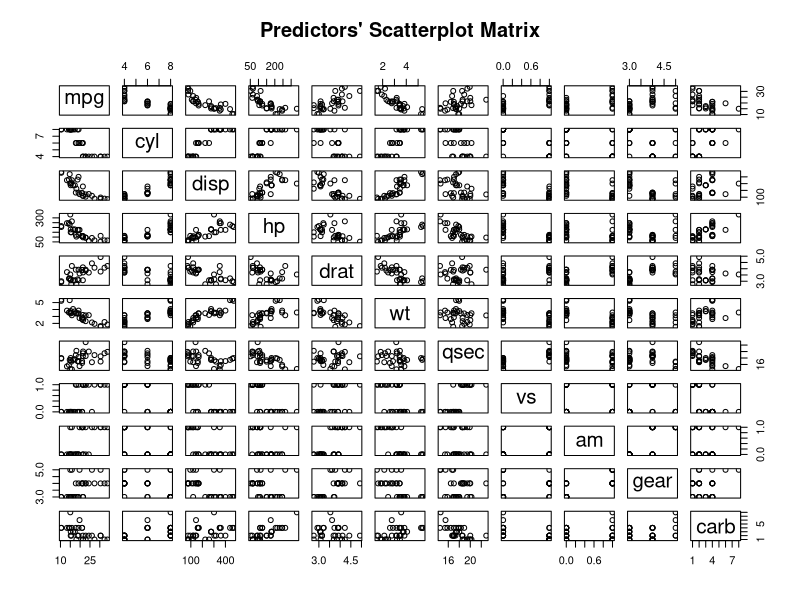
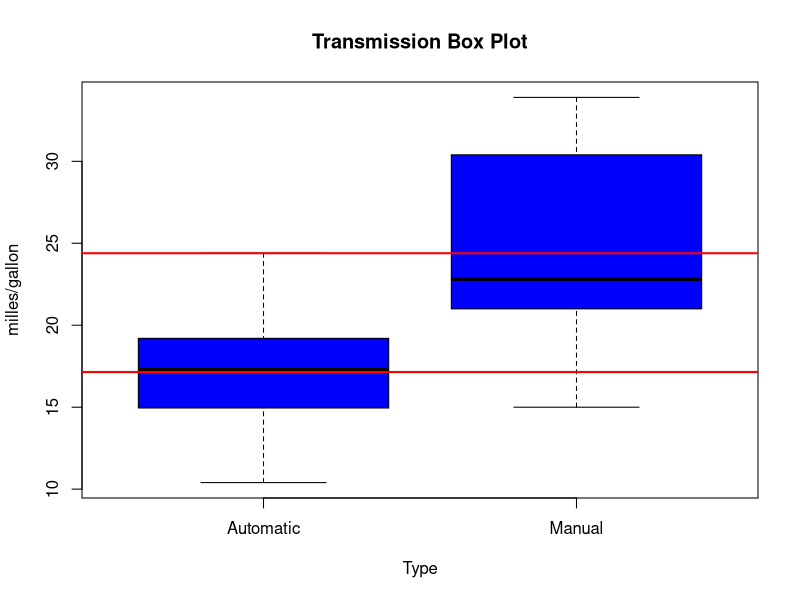
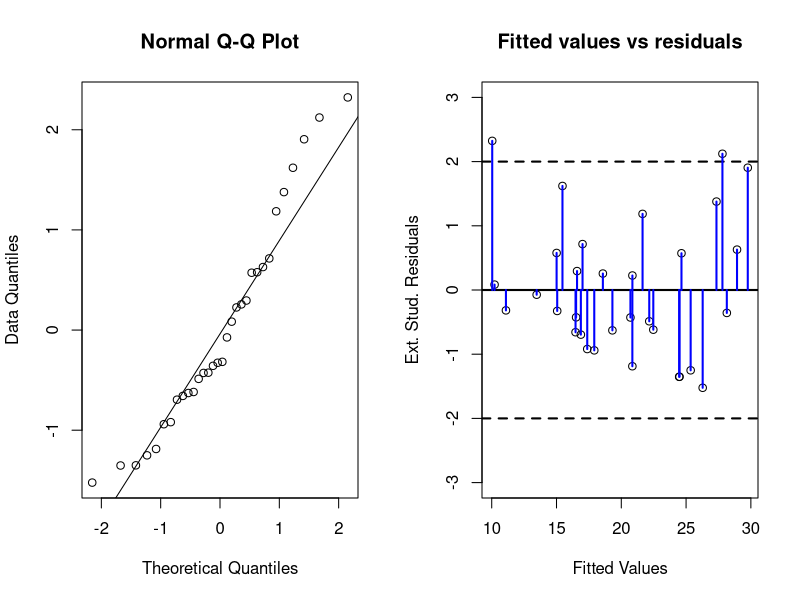

The R script that drew these images, in order:
## ---- chunk 1
knitr::opts_chunk$set(echo = TRUE)
## ---- chunk 2
library("knitr")
library("datasets")
library("ggplot2")
library("MASS")
## ---- chunk 3
data("mtcars")
df<-mtcars
## ---- chunk 4
summary(df)[,c(1,6,7,9)]
## ---- chunk 5
pairs(mpg ~ ., data = df,main= "Predictors' Scatterplot Matrix")
## ---- chunk 6
boxplot(mpg ~ am, data = df,main="Transmission Box Plot",
col="blue",names=c("Automatic","Manual"),ylab="milles/gallon",xlab="Type")
abline(h=mean(df[df$am==0,]$mpg), lwd=2,col="red")
abline(h=mean(df[df$am==1,]$mpg), lwd=2,col="red")
## ---- chunk 7
lm1<-lm(mpg~.,data=df)
summary(lm1)[4]
## ---- chunk 8
lm2<-step(lm(mpg~.,data=df),trace=FALSE)
summary(lm2)[4]
## ---- chunk 9
par(mfrow=c(1,2))

qqnorm(studres(lm2),ylab="Data Quantiles")
qqline(studres(lm2))

plot(lm2$fitted.values,studres(lm2),ylim = c(-3,3),ylab = "Ext. Stud. Residuals",xlab="Fitted Values",main="Fitted values vs residuals")
abline(h=0, lwd=2,col="black")
abline(h=-2, lwd=2,col="black",lty= 2)
abline(h=2, lwd=2,col="black",lty= 2)
for (i in 1 : nrow(df)){ 
  lines(c(lm2$fitted.values[i], lm2$fitted.values[i]), c(studres(lm2)[i], 0), 
        col = "blue" , lwd = 2)
}
